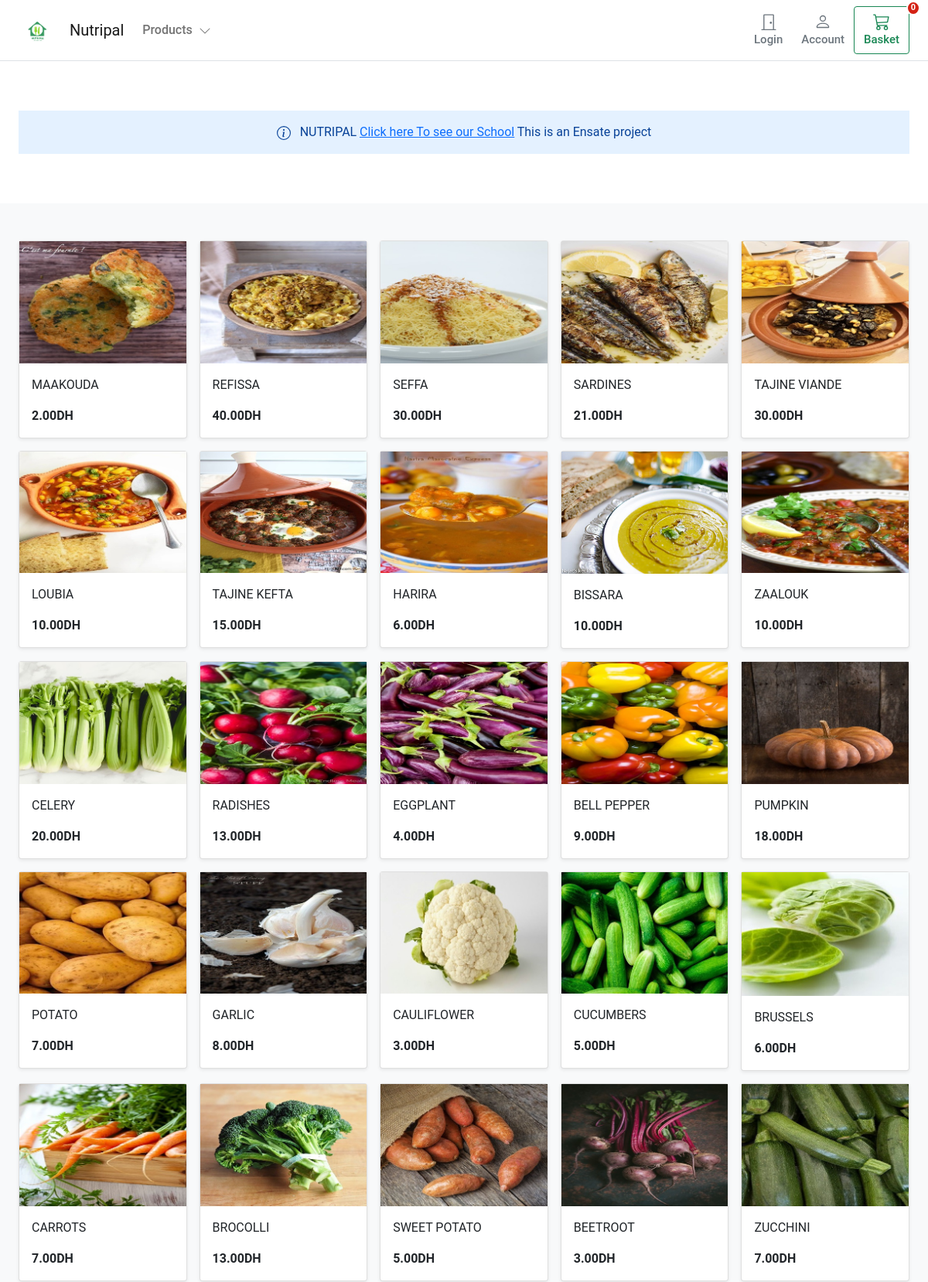
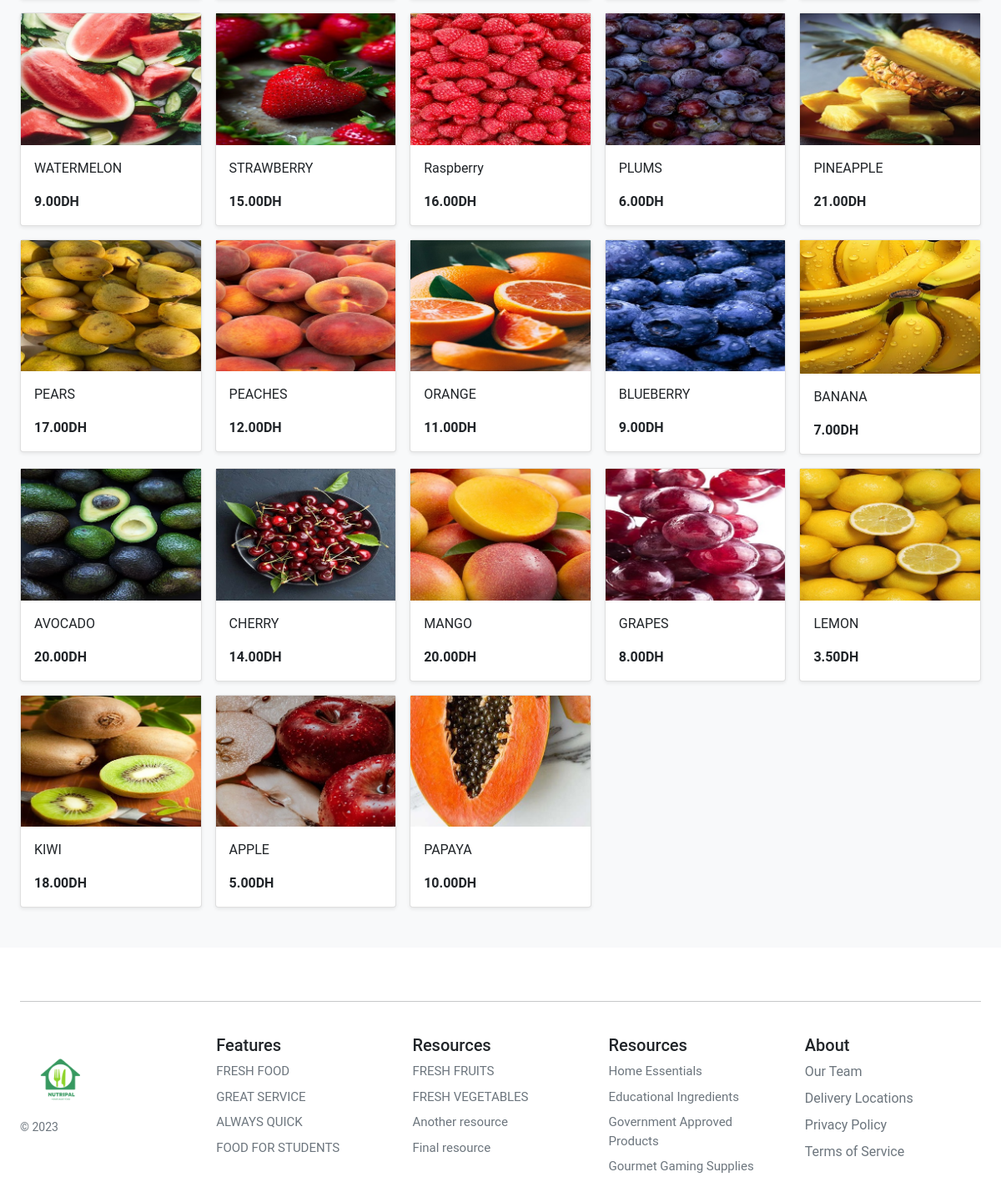
The page / on the database its author committed (2 pictures, top to bottom).
### Market/models.py (models this page shows, shortened)
class Product(models.Model):
     category=models.ForeignKey(Category,related_name='product',on_delete=models.CASCADE)
     created_by=models.ForeignKey(settings.AUTH_USER_MODEL,on_delete=models.CASCADE, related_name='product_creator')
     title=models.CharField(max_length=80)
     author=models.CharField(max_length=255,default='admin')
     description=models.TextField(blank=True)
     image=models.ImageField(upload_to='images/', default='images/default.jpg')
     slug=models.SlugField(max_length=89)
     price=models.DecimalField(max_digits=4,decimal_places=2)
     in_stock=models.BooleanField(default=True)
     is_active=models.BooleanField(default=True)
     created= models.DateTimeField(auto_now_add=True)
     updated= models.DateTimeField(auto_now_add=True)
     products = ProductManager()
     objects = models.Manager()
     class Meta:
          verbose_name_plural='Products'
          ordering =('-created',)

### Market/views.py (the view)
class all_products(ListView):
    template_name = 'Market/index.html'
    context_object_name = 'products'
    def get_queryset(self):
        return Product.products.filter(is_active=True)

### Basket/basket.py (called while the page is built)
    def __len__(self):
        return sum(item['qty'] for item in self.basket.values())

### Basket/context_processors.py (called while the page is built)
def basket(request):
    return{'basket':Basket(request)}

### Market/context_processors.py (called while the page is built)
def categories(request):
    return{
        'categories': Category.objects.all()
    }

### Market/models.py (called while the page is built)
    def get_queryset(self):
        return super(ProductManager, self).get_queryset().filter(is_active=True)

### templates/Market/index.html (shortened to what this page needs)
{% extends "base.html"%}
{% block content %}
<section class="py-5 text-center container">
  <div class="alert alert-primary fw600 rounded-0 border-0 py-3" role="alert">
    NUTRIPAL <u><a href="https://ensa-tetouan.ac.ma/" target="_blank">Click here To see our School</a></u> This is an Ensate project
  </div>
</section>
<div class="album py-5 bg-light">
    <div class="container">
      {% if not products %}
      <div class="col-12">There are currently no products active</div>
        {% else %}
     <div class="row row-cols-1 row-cols-sm-2 row-cols-md-5 g-3">
        {% for product in products %}
        <div class='col'>
            <div class='card shadow-sm'>
            <img class='img-fluid' alt="Responsive image" src="{{product.image.url}}">
            <div class='card-body'>
                <p class="card-text">
                  <a class="text-dark text-decoration-none" href="{% url "product_detail" product.slug %}">{{product.title}}</a>
                </p>
                <div class="fw-bold">{{product.price}}DH</div>
    </div>
 </div>
</div>
        {% endfor %}
        </div>
        {% endif %}
    </div>
</div>
{% endblock %}

### templates/base.html (shortened to what this page needs)
{% load static %}
<!DOCTYPE html>
<html>
<head>
    <link href="https://cdn.jsdelivr.net/npm/bootstrap@5.0.0-beta1/dist/css/bootstrap.min.css" rel="stylesheet">
    <link rel="stylesheet" href="{% static 'Nutripal/css/base.css' %}">
    <link rel="stylesheet" href="{% static 'basket/css/basket.css' %}">
</head>
<header class="pb-3">
    <nav class="navbar navbar-expand-md navbar-light bg-white border-bottom">
        <div class="container-fluid px-md-4">
            <div class="d-flex w-100 navbar-collapse">
                <a class="navbar-brand d-flex-inline" href="/">
                    <img src="{% static 'media\images\Green Minimal Food House Logo (1).png' %}" alt="Your Logo" width="50" height="50">
                    <a class="navbar-brand" href="/">Nutripal</a>
                </a>
                <ul class="navbar-nav me-auto mb-2 mb-md-0">
                    <li class="nav-item dropdown">
                        <a class="nav-link dropdown-toggle d-none d-md-block fw500" href="#" id="navbarDropdown"
                            role="button" data-bs-toggle="dropdown" aria-expanded="false">
                           Products
                            <i class="ps-1"><svg xmlns="http://www.w3.org/2000/svg" width="16" height="16"
                                    fill="currentColor" class="bi bi-chevron-down" viewBox="0 0 16 16">
                                    <path fill-rule="evenodd"
                                        d="M1.646 4.646a.5.5 0 0 1 .708 0L8 10.293l5.646-5.647a.5.5 0 0 1 .708.708l-6 6a.5.5 0 0 1-.708 0l-6-6a.5.5 0 0 1 0-.708z" />
                                </svg></i>
                        </a>
                    </li>
                </ul>
                {% if user.is_authenticated %}
                <a type="button" role="button" href="{% url "account:logout"%}"
                    class="btn btn-outline-secondary border-0 basket-btn">
                    <div>
                        <svg xmlns="http://www.w3.org/2000/svg" width="22" height="22" fill="currentColor"
                            class="bi bi-door-closed" viewBox="0 0 16 16">
                            <path
                                d="M3 2a1 1 0 0 1 1-1h8a1 1 0 0 1 1 1v13h1.5a.5.5 0 0 1 0 1h-13a.5.5 0 0 1 0-1H3V2zm1 13h8V2H4v13z" />
                            <path d="M9 9a1 1 0 1 0 2 0 1 1 0 0 0-2 0z" />
                        </svg>
                    </div>
                    <span class="fs15 fw500">Logout</span>
                </a>
                {% else %}
                <a type="button" role="button" href="{% url "account:login"%}"
                    class="btn btn-outline-secondary border-0 basket-btn">
                    <div>
                        <svg xmlns="http://www.w3.org/2000/svg" width="22" height="22" fill="currentColor"
                            class="bi bi-door-closed" viewBox="0 0 16 16">
                            <path
                                d="M3 2a1 1 0 0 1 1-1h8a1 1 0 0 1 1 1v13h1.5a.5.5 0 0 1 0 1h-13a.5.5 0 0 1 0-1H3V2zm1 13h8V2H4v13z" />
                            <path d="M9 9a1 1 0 1 0 2 0 1 1 0 0 0-2 0z" />
                        </svg>
                    </div>
                    <span class="fs15 fw500">Login</span>
                </a>
                {% endif %}
                <a type="button" role="button" href="{% url "account:dashboard" %}"
                    class="btn btn-outline-secondary border-0 basket-btn">
                    <div>
                    </div>
                    <span class="fs15 fw500">Account</span>
                </a>
                <a type="button" role="button" href="{% url "yourbasket"%}" class="btn btn-outline-success">
                    {% with total_qty=basket|length %}
                    <div id="basket-qty" class="basket-qty">
                        {% if total_qty > 0 %}
                        {{ total_qty }}
                        {% else %}
                        0
                        {% endif %}
                    </div>
                    {% endwith %}
                    <div>
                    </div>
                    <span class="fs15 fw500">Basket</span>
                </a>
            </div>
        </div>
    </nav>
</header>
<body>
    <main>
    <div id="content">{% block content %} {% endblock %}</div>
    </main>
    <footer class="container py-5 footer">
        <hr>
        <div class="row pt-4">
            <div class="col-12 col-md">
                <img src="{% static 'media\images\Green Minimal Food House Logo (1).png' %}" alt="Your Logo" width="100" height="100">
                <small class="d-block mb-3 text-muted">&copy; 2023</small>
            </div>
            <div class="col-6 col-md fs15">
                <h5>Features</h5>
                <ul class="list-unstyled">
                    <li><a class="link-secondary text-decoration-none" href="#">FRESH FOOD</a></li>
                    <li><a class="link-secondary text-decoration-none" href="#">GREAT SERVICE</a></li>
                    <li><a class="link-secondary text-decoration-none" href="#">ALWAYS QUICK</a></li>
                    <li><a class="link-secondary text-decoration-none" href="#">FOOD FOR STUDENTS</a></li>
                </ul>
            </div>
            <div class="col-6 col-md fs15">
                <h5>Resources</h5>
                <ul class="list-unstyled">
                    <li><a class="link-secondary text-decoration-none" href="#">FRESH FRUITS</a></li>
                    <li><a class="link-secondary text-decoration-none" href="#">FRESH VEGETABLES</a></li>
                    <li><a class="link-secondary text-decoration-none" href="#">Another resource</a></li>
                    <li><a class="link-secondary text-decoration-none" href="#">Final resource</a></li>
                </ul>
            </div>
            <div class="col-6 col-md fs15">
                <h5>Resources</h5>
                <ul class="list-unstyled">
                    <li><a class="link-secondary text-decoration-none" href="#">Home Essentials</a></li>
                    <li><a class="link-secondary text-decoration-none" href="#">Educational Ingredients</a></li>
                    <li><a class="link-secondary text-decoration-none" href="#">Government Approved Products</a></li>
                    <li><a class="link-secondary text-decoration-none" href="#">Gourmet Gaming Supplies</a></li>
                </ul>
            </div>
            <div class="col-6 col-md">
                <h5>About</h5>
                <ul class="list-unstyled">
                    <li><a class="link-secondary text-decoration-none" href="#">Our Team</a></li>
                    <li><a class="link-secondary text-decoration-none" href="#">Delivery Locations</a></li>
                    <li><a class="link-secondary text-decoration-none" href="#">Privacy Policy</a></li>
                    <li><a class="link-secondary text-decoration-none" href="#">Terms of Service</a></li>
                </ul>
            </div>
        </div>
    </footer>
</body>
</html>

### static/Nutripal/css/base.css (style rules this page uses)
@media (min-width: 1000px) { .container { max-width: 1000px; } }
@media (max-width: 1200px) { .container { max-width: 100%; padding:0 24px; } }
.dropdown-toggle::after { display: none; }
.alert-primary { background-color: #E4F1FF; }
html, body, p, div { letter-spacing: -0.02px; font-family: 'Roboto', sans-serif; }
.fs15 { font-size: 0.9375rem; }
.fw500 { font-weight: 500; }
.footer > div > div > ul > li { padding-bottom:8px; }

### static/basket/css/basket.css (style rules this page uses)
.basket-qty { color: #fff; background: #d42114; border: 2px solid #fff; border-radius: 50%; text-align: center; font-size: 11px; height: 15px; width: 14px; position: absolute; box-sizing: content-box; font-weight: 600; display: flex; justify-content: center; align-items: center; top: 1px; right: 10px; }
.basket-btn { position: relative; }

### rows shown on the page
Product: image (picture), title "MAAKOUDA", price "2.00"
Product: image (picture), title "REFISSA", price "40.00"
Product: image (picture), title "SEFFA", price "30.00"
Product: image (picture), title "SARDINES", price "21.00"
Product: image (picture), title "TAJINE VIANDE", price "30.00"
Product: image (picture), title "LOUBIA", price "10.00"
Product: image (picture), title "TAJINE KEFTA", price "15.00"
Product: image (picture), title "HARIRA", price "6.00"
Product: image (picture), title "BISSARA", price "10.00"
Product: image (picture), title "ZAALOUK", price "10.00"
Product: image (picture), title "CELERY", price "20.00"
Product: image (picture), title "RADISHES", price "13.00"
Product: image (picture), title "EGGPLANT", price "4.00"
Product: image (picture), title "BELL PEPPER", price "9.00"
Product: image (picture), title "PUMPKIN", price "18.00"
Product: image (picture), title "POTATO", price "7.00"
Product: image (picture), title "GARLIC", price "8.00"
Product: image (picture), title "CAULIFLOWER", price "3.00"
Product: image (picture), title "CUCUMBERS", price "5.00"
Product: image (picture), title "BRUSSELS", price "6.00"
Product: image (picture), title "CARROTS", price "7.00"
Product: image (picture), title "BROCOLLI", price "13.00"
Product: image (picture), title "SWEET POTATO", price "5.00"
Product: image (picture), title "BEETROOT", price "3.00"
Product: image (picture), title "ZUCCHINI", price "7.00"
Product: image (picture), title "WATERMELON", price "9.00"
Product: image (picture), title "STRAWBERRY", price "15.00"
Product: image (picture), title "Raspberry", price "16.00"
Product: image (picture), title "PLUMS", price "6.00"
Product: image (picture), title "PINEAPPLE", price "21.00"
Product: image (picture), title "PEARS", price "17.00"
Product: image (picture), title "PEACHES", price "12.00"
Product: image (picture), title "ORANGE", price "11.00"
Product: image (picture), title "BLUEBERRY", price "9.00"
Product: image (picture), title "BANANA", price "7.00"
Product: image (picture), title "AVOCADO", price "20.00"
Product: image (picture), title "CHERRY", price "14.00"
Product: image (picture), title "MANGO", price "20.00"
Product: image (picture), title "GRAPES", price "8.00"
Product: image (picture), title "LEMON", price "3.50"
Product: image (picture), title "KIWI", price "18.00"
Product: image (picture), title "APPLE", price "5.00"
Product: image (picture), title "PAPAYA", price "10.00"
